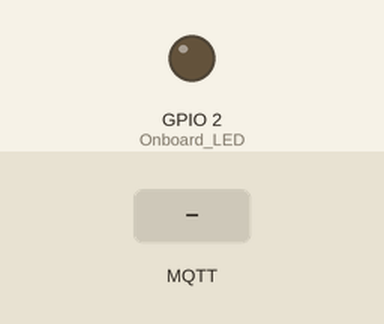
The sketch below on a simulated ESP32. Shown: output pins drawn as LEDs (lit = HIGH). Inputs (shaded band) come from the test bench. WiFi joins after 1.5 s; servers stay silent unless stated; random numbers use the default seed unless the sketch sets one; no MQTT or app messages arrive unless stated; what the sketch prints to the serial monitor is not drawn.

Above: at 2.7 s.
2.8 s: MQTT message "1" arrives on the first subscribed topic
At 7.6 s:
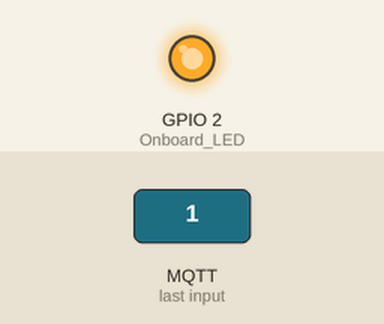
13.0 s: MQTT message "0" arrives on the first subscribed topic
At 17.9 s:
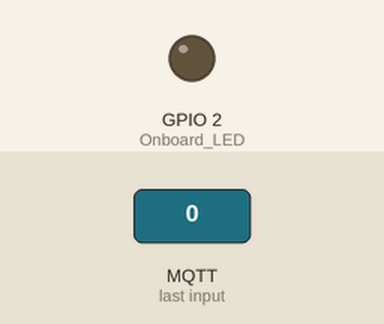
Timing chart, 0 to 19.4 s (numbered marks = the images above; inputs shaded):
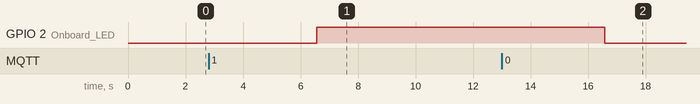

The sketch:

esp32_mqtt.ino
```cpp
/*
  🌐 ESP32 MQTT Project
  -------------------------------------
  Author: Arish S.
  Description:
  Connects ESP32 to a Wi-Fi network and a Mosquitto MQTT broker.
  Publishes dummy JSON data (distance, temperature) to "esp32/data".
  Subscribes to "esp32/command" for controlling onboard LED via MQTT messages.
*/

#include <WiFi.h>
#include <PubSubClient.h>

// 🟢 Wi-Fi credentials
const char* ssid = "xxxxxxx";       // Replace with your Wi-Fi SSID
const char* password = "xxxxxxx";           // Replace with your Wi-Fi password

// 🟢 MQTT Broker (Use your PC or Cloud broker IP/Domain)
const char* mqtt_server = "192.168.1.xxx";   // Replace with your broker IP (from 'ipconfig')

// 🧠 MQTT topics
const char* publishTopic = "esp32/data";
const char* subscribeTopic = "esp32/command";

// Create WiFi & MQTT clients
WiFiClient espClient;
PubSubClient client(espClient);

// Reconnect function for MQTT
void reconnect() {
  // Loop until reconnected
  while (!client.connected()) {
    Serial.print("Attempting MQTT connection...");
    String clientId = "ESP32Client-" + String(random(0xffff), HEX);

    // Attempt to connect
    if (client.connect(clientId.c_str())) {
      Serial.println("connected ✅");

      // Publish a message when connected
      client.publish("esp32/status", "ESP32 connected to MQTT broker successfully!");

      // Subscribe to topic for LED commands
      client.subscribe(subscribeTopic);
      Serial.println("Subscribed to topic: esp32/command");
    } else {
      Serial.print("failed, rc=");
      Serial.print(client.state());
      Serial.println(" — retrying in 5 seconds...");
      delay(5000);
    }
  }
}

// Wi-Fi connection setup
void setup_wifi() {
  delay(10);
  Serial.println();
  Serial.print("Connecting to Wi-Fi: ");
  Serial.println(ssid);

  WiFi.begin(ssid, password);

  // Wait for connection
  while (WiFi.status() != WL_CONNECTED) {
    delay(500);
    Serial.print(".");
  }

  Serial.println();
  Serial.println("✅ WiFi connected!");
  Serial.print("📶 IP Address: ");
  Serial.println(WiFi.localIP());
}

// Callback when a message arrives
void callback(char* topic, byte* message, unsigned int length) {
  Serial.println("📩 Message arrived!");
  Serial.print("Topic: ");
  Serial.println(topic);
  Serial.print("Message: ");

  String messageTemp;
  for (int i = 0; i < length; i++) {
    messageTemp += (char)message[i];
  }
  Serial.println(messageTemp);

  // LED Control Logic
  if (String(topic) == "esp32/command") {
    if (messageTemp == "1") {
      digitalWrite(2, HIGH);  // LED ON
      Serial.println("💡 LED turned ON");
    } else if (messageTemp == "0") {
      digitalWrite(2, LOW);   // LED OFF
      Serial.println("💤 LED turned OFF");
    }
  }
}

void setup() {
  Serial.begin(115200);
  pinMode(2, OUTPUT); // Onboard LED (GPIO 2)

  setup_wifi(); // Connect to Wi-Fi

  client.setServer(mqtt_server, 1883);  // Connect to MQTT broker
  client.setCallback(callback);         // Set message callback
}

void loop() {
  // Ensure connection to MQTT broker
  if (!client.connected()) {
    reconnect();
  }
  client.loop();

  // Dummy JSON payload
  String payload = "{\"distance\":25.6, \"temperature\":31.4}";

  // Publish every 5 seconds
  client.publish(publishTopic, payload.c_str());
  Serial.println("📤 Published: " + payload);

  delay(5000);
}
```

Measured:
- after the input at 2.8 s, GPIO 2 (Onboard_LED): LOW → HIGH after 3.8 s
- after the input at 13.0 s, GPIO 2 (Onboard_LED): HIGH → LOW after 3.6 s
